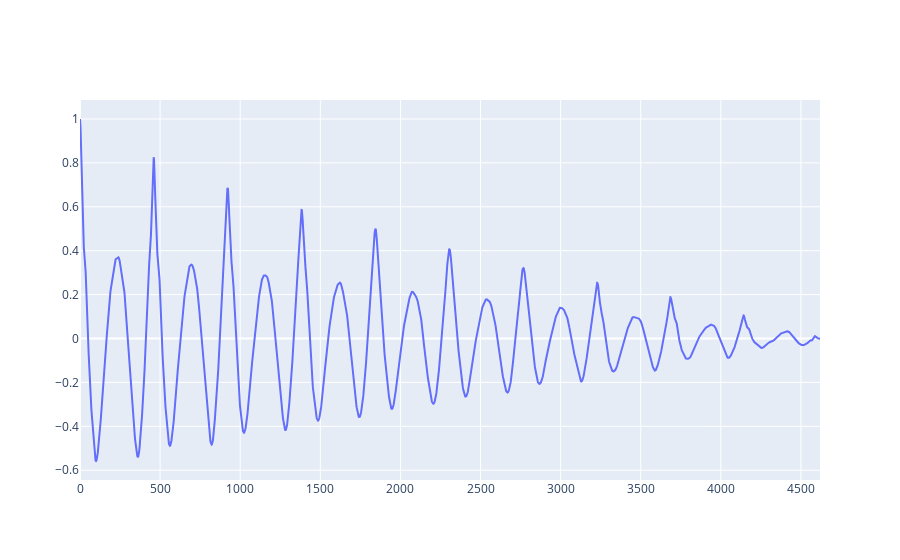

Notebook code for this chart:
### Code cell
fig = go.Figure()
fig.add_scatter(y = acf_result,
                mode='lines',
                name='acf_result')

fig.show()

### Figure 1 — Plotly figure (JSON) as saved in the notebook; plotly's stock layout.template omitted (floating-point values rounded to 4 significant figures; data arrays with more than 128 entries replaced by an {"elided": "..."} marker saying what was removed)
{"data": [{"mode": "lines", "name": "acf_result", "type": "scatter", "y": {"elided": "4620 float values"}}], "layout": {}}
